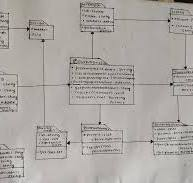
#> input picture uploads/image4.jpeg, 193 x 183 px
$ python -i uml_to_text.py   (imports and definitions only)   (older library calls are emulated)
#> lines starting #> are read from the running program, lines starting #| are printed output that depends on the picture; after the words box and inside, x2 and y2 are one past the last pixel; in counts of white or black regions, pixels touching at a corner belong together

import cv2
import numpy as np
import pytesseract
from PIL import Image
import os

def preprocess_image(image_path, debug=True):
    """
    Advanced preprocessing with multiple techniques to improve text clarity
    """
#> called with image_path = 'uploads/image4.jpeg', debug = True
    # Read image
    img = cv2.imread(image_path)
#> img is the input picture: shape (183, 193, 3); mean B, G, R 163.2, 167.3, 171.9
    original = img.copy()

    # Convert to grayscale
    gray = cv2.cvtColor(img, cv2.COLOR_BGR2GRAY)

    # Remove shadows and normalize lighting
    dilated_img = cv2.dilate(gray, np.ones((7,7), np.uint8))
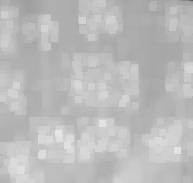
#> dilated_img: shape (183, 193); min 95, max 229, mean 187.5
    bg_img = cv2.medianBlur(dilated_img, 21)
    diff_img = 255 - cv2.absdiff(gray, bg_img)
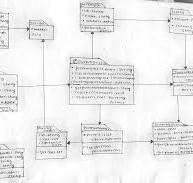
#> diff_img: shape (183, 193); min 50, max 255, mean 236.6
    norm_img = diff_img.copy()
    cv2.normalize(diff_img, norm_img, alpha=0, beta=255, norm_type=cv2.NORM_MINMAX, dtype=cv2.CV_8UC1)
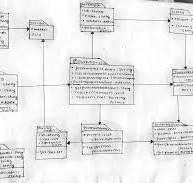
#> norm_img: shape (183, 193); min 0, max 255, mean 232.2

    # Apply adaptive thresholding
    thresh = cv2.adaptiveThreshold(
        norm_img,
        255,
        cv2.ADAPTIVE_THRESH_GAUSSIAN_C,
        cv2.THRESH_BINARY,
        11,
        2
    )
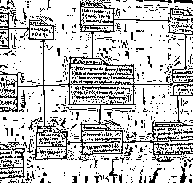
#> thresh: shape (183, 193); 77.8% white; black in thin lines or dots

    # Remove noise while preserving text edges
    denoise = cv2.fastNlMeansDenoising(thresh, None, 10, 7, 21)

    if debug:
        debug_save_image(original, "1_original")
        debug_save_image(norm_img, "2_normalized")
        debug_save_image(thresh, "3_threshold")
#> in debug_save_image (call 3), `img = cv2.cvtColor(img, cv2.COLOR_GRAY2BGR)`: img: shape (183, 193, 3); 77.8% white; black in thin lines or dots
        debug_save_image(denoise, "4_denoised")

    return denoise

def enhance_text_region(roi, debug=True):
    """
    Advanced text region enhancement with multiple scaling attempts
    """
    # Try multiple scale factors
    scale_factors = [2.0, 3.0, 4.0]
    best_text = ""
    best_confidence = 0

    for scale in scale_factors:
        # Scale the image
        scaled = cv2.resize(roi, None, fx=scale, fy=scale, interpolation=cv2.INTER_CUBIC)

        # Convert to grayscale if needed
        if len(scaled.shape) == 3:
            scaled = cv2.cvtColor(scaled, cv2.COLOR_BGR2GRAY)

        # Apply multiple preprocessing techniques
        preprocessed_versions = []

        # Version 1: Basic thresholding
        _, binary = cv2.threshold(scaled, 0, 255, cv2.THRESH_BINARY + cv2.THRESH_OTSU)
        preprocessed_versions.append(binary)

        # Version 2: Adaptive thresholding
        adaptive = cv2.adaptiveThreshold(scaled, 255, cv2.ADAPTIVE_THRESH_GAUSSIAN_C, cv2.THRESH_BINARY, 11, 2)
        preprocessed_versions.append(adaptive)

        # Version 3: Contrast enhancement
        clahe = cv2.createCLAHE(clipLimit=2.0, tileGridSize=(8,8))
        contrast_enhanced = clahe.apply(scaled)
        preprocessed_versions.append(contrast_enhanced)

        # Try OCR on each version
        for idx, processed in enumerate(preprocessed_versions):
            # Configure Tesseract for better accuracy
            custom_config = f'''--oem 1 --psm 6
                -c tessedit_char_whitelist=ABCDEFGHIJKLMNOPQRSTUVWXYZabcdefghijklmnopqrstuvwxyz0123456789():,.-_+
                -c tessedit_do_invert=0
                -c textord_heavy_nr=1
                -c textord_min_linesize=1'''

            # Get text and confidence scores
            text = pytesseract.image_to_string(processed, config=custom_config)
            confidence_data = pytesseract.image_to_data(processed, config=custom_config, output_type=pytesseract.Output.DICT)

            # Calculate average confidence for this version
            confidences = [float(x) for x in confidence_data['conf'] if x != '-1']
            if confidences:
                avg_confidence = sum(confidences) / len(confidences)

                if avg_confidence > best_confidence:
                    best_confidence = avg_confidence
                    best_text = text

                    if debug:
                        debug_save_image(processed, f"5_best_text_scale_{scale}_version_{idx}")

    return best_text

def detect_text_regions(preprocessed_img, original_img, debug=True):
    """
    Improved text region detection using connected components and contours
    """
#> called with debug = True
    # Find connected components
    n_labels, labels, stats, centroids = cv2.connectedComponentsWithStats(cv2.bitwise_not(preprocessed_img), connectivity=8)
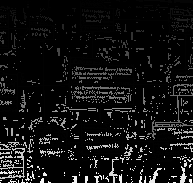
#> labels: shape (183, 193) int32; min 0, max 736, mean 51.7; drawn with min black and max white
#> n_labels = 737; stats = 737 rows, first 6: [0, 0, 193, 183, 27483], [0, 0, 1, 3, 3], [7, 0, 8, 7, 21], [25, 1, 1, 1, 1], [27, 1, 2, 2, 4], [30, 1, 1, 1, 1]; centroids = 737 pairs, first value 0 to 192, second value 0 to 182

    # Find contours
    contours, _ = cv2.findContours(cv2.bitwise_not(preprocessed_img), cv2.RETR_EXTERNAL, cv2.CHAIN_APPROX_SIMPLE)
#> contours = 607 contours, 599 with area under 20; largest, box (x1, y1, x2, y2) and area: (0, 0, 193, 162) 6074, (147, 84, 193, 140) 158, (168, 8, 193, 20) 96, (0, 148, 25, 179) 80, (180, 166, 187, 183) 39, (149, 168, 162, 183) 37, (174, 0, 193, 4) 32, (109, 157, 119, 183) 30

    # Combine both approaches
    text_regions = []
    debug_img = original_img.copy()

    # Process connected components
    for i in range(1, n_labels):
        x = stats[i, cv2.CC_STAT_LEFT]
        y = stats[i, cv2.CC_STAT_TOP]
        w = stats[i, cv2.CC_STAT_WIDTH]
        h = stats[i, cv2.CC_STAT_HEIGHT]
        area = stats[i, cv2.CC_STAT_AREA]

        if area > 1000 and w/h < 3 and h/w < 3:  # Adjusted ratios
            text_regions.append((x, y, w, h))
            cv2.rectangle(debug_img, (x, y), (x+w, y+h), (0, 255, 0), 2)
#> this loop made 736 passes
#> (x, y, w, h, area) on passes 2, 7, 15: (7, 0, 8, 7, 21), (0, 0, 193, 162, 3036), (144, 0, 28, 3, 40)
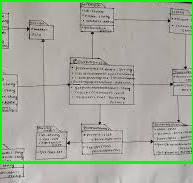
#> debug_img: shape (183, 193, 3); 4.08% of pixels changed, all inside (x1, y1, x2, y2) = (0, 0, 193, 164)
#> after the loop, text_regions = [(0, 0, 193, 162)]

    if debug:
        debug_save_image(debug_img, "6_text_regions")

    return text_regions

def extract_text_from_region(img, region, debug=True):
    """
    Extract text from a region using multiple OCR attempts
    """
    x, y, w, h = region
    roi = img[y:y+h, x:x+w]

    # Get enhanced text
    text = enhance_text_region(roi, debug)

    # Basic cleaning
    text = '\n'.join(line.strip() for line in text.split('\n') if line.strip())

    return text

def extract_uml_text(image_path, debug=True):
    """
    Main function to extract text from UML diagram
    """
    # Preprocess image
    preprocessed = preprocess_image(image_path, debug)
    original = cv2.imread(image_path)

    # Detect text regions
    regions = detect_text_regions(preprocessed, original, debug)
#> regions = [(0, 0, 193, 162)]

    # Extract text from each region
    extracted_texts = []
    for i, region in enumerate(regions, 1):
        text = extract_text_from_region(preprocessed, region, debug)
        if text:
            extracted_texts.append(f"Block {i}:\n{text}")
#> this loop made 1 pass
#> (i, x in extract_text_from_region, y in extract_text_from_region, w in extract_text_from_region, h in extract_text_from_region) on pass 1: (1, 0, 0, 193, 162)
#> pass 1, in extract_text_from_region, `roi = img[y:y+h, x:x+w]`:
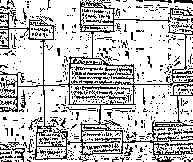
#> roi: shape (162, 193); 77.1% white; black in thin lines or dots
#> after the loop, extracted_texts = []

    return extracted_texts

def debug_save_image(img, name, debug_dir="debug_output"):
    """
    Save debug images
    """
    if not os.path.exists(debug_dir):
        os.makedirs(debug_dir)

    if len(img.shape) == 2:
        img = cv2.cvtColor(img, cv2.COLOR_GRAY2BGR)

    cv2.imwrite(os.path.join(debug_dir, f"{name}.png"), img)

# [261 lines of commented-out code are left out]

#> (the run stopped early here; a loop or call above may not have finished)
